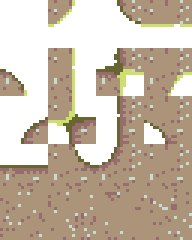
#> input picture assets/terrain/road.png, 64 x 80 px, found by its file name (shown 3 times larger)
$ python recolor_diagonal.py
#> lines starting #> are read from the running program, lines starting #| are printed output that depends on the picture
"""Tworzy assets/terrain/sand_road_diagonal.png - skośną drogę w kolorach drogi na piasku.

Środek drogi (kolory pełnego kafelka road.png) dostaje fakturę pełnego kafelka sand_road.png
w tym samym miejscu kafelka. Krawędzie przekolorowuje mapa kolorów zbudowana z par pikseli
na tych samych pozycjach w road.png i sand_road.png (mają ten sam kształt); kolor spoza mapy
dostaje kolor najbliższego znanego.
Uruchomienie z katalogu projektu: python tools/recolor_diagonal.py (wymaga Pillow).
"""
from collections import Counter, defaultdict
from PIL import Image

TERRAIN = "assets/terrain/"


TILE = 16
FULL = (3 * TILE, 3 * TILE)   # pełny kafelek (maska 15)


def full_tile(atlas):
    return atlas.crop((FULL[0], FULL[1], FULL[0] + TILE, FULL[1] + TILE))


def color_map(src, dst, skip):
    votes = defaultdict(Counter)
    for xy in ((x, y) for y in range(src.height) for x in range(src.width)):
        a, b = src.getpixel(xy), dst.getpixel(xy)
        if a[3] and b[3] and a not in skip:
            votes[a][b] += 1
    return {a: c.most_common(1)[0][0] for a, c in votes.items()}


def nearest(color, mapping):
    key = min(mapping, key=lambda k: sum((p - q) ** 2 for p, q in zip(k[:3], color[:3])))
    return mapping[key]


def main():
    road = Image.open(TERRAIN + "road.png").convert("RGBA")
#> road is the input picture: PIL image 64x80 RGBA; mean R, G, B, A 108, 94.3, 77.3, 164
    sand_road = Image.open(TERRAIN + "sand_road.png").convert("RGBA")
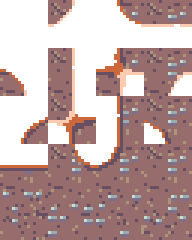
#> input picture assets/terrain/sand_road.png, 64 x 80 px, found by its file name (shown 3 times larger)
#> sand_road is the input picture: PIL image 64x80 RGBA; mean R, G, B, A 97.5, 72.2, 71.5, 164
    diagonal = Image.open(TERRAIN + "road_diagonal.png").convert("RGBA")
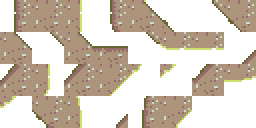
#> input picture assets/terrain/road_diagonal.png, 128 x 64 px, found by its file name (shown 2 times larger)
#> diagonal is the input picture: PIL image 128x64 RGBA; mean R, G, B, A 84.6, 74, 60.5, 128.6
    road_full = full_tile(road)
#> in full_tile, `return atlas.crop((FULL[0], FULL[1], FULL[0] + TILE, FULL[1] + TILE))`:
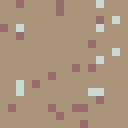
#> returned value: PIL image 16x16 RGBA (shown 8 times larger); mean R, G, B, A 170.6, 148, 124.4, 255
    inner = {road_full.getpixel((x, y)) for y in range(TILE) for x in range(TILE)}
#> inner = 3 items
    sand_inner = full_tile(sand_road)
#> in full_tile (call 2), `return atlas.crop((FULL[0], FULL[1], FULL[0] + TILE, FULL[1] + TILE))`:
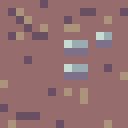
#> returned value: PIL image 16x16 RGBA (shown 8 times larger); mean R, G, B, A 147.8, 110.7, 111.5, 255
    mapping = color_map(road, sand_road, inner)
#> the loop in color_map, `for xy in ((x, y) for y in range(src.height) for x in range(src.width)):` made 5120 passes
#> b on passes 1 to 3: (0, 0, 0, 0), (0, 0, 0, 0), (0, 0, 0, 0)
#> after the loop in color_map, `for xy in ((x, y) for y in range(src.height) for x in range(src.width)):`: votes = 2 items
#> mapping = {(205, 223, 108, 255): (253, 203, 176, 255), (103, 102, 51, 255): (205, 104, 61, 255)}
    out = diagonal.copy()
    for y in range(out.height):
        for x in range(out.width):
            c = out.getpixel((x, y))
            if not c[3]:
                continue
            if c in inner:
                out.putpixel((x, y), sand_inner.getpixel((x % TILE, y % TILE)))
            else:
                out.putpixel((x, y), mapping.get(c) or nearest(c, mapping))
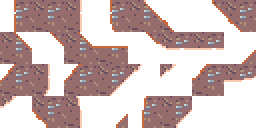
#> out: PIL image 128x64 RGBA (shown 2 times larger); mean R, G, B, A 77.4, 57.2, 56.2, 128.6; transparent parts drawn white
    out.save(TERRAIN + "sand_road_diagonal.png")


if __name__ == "__main__":
    main()
